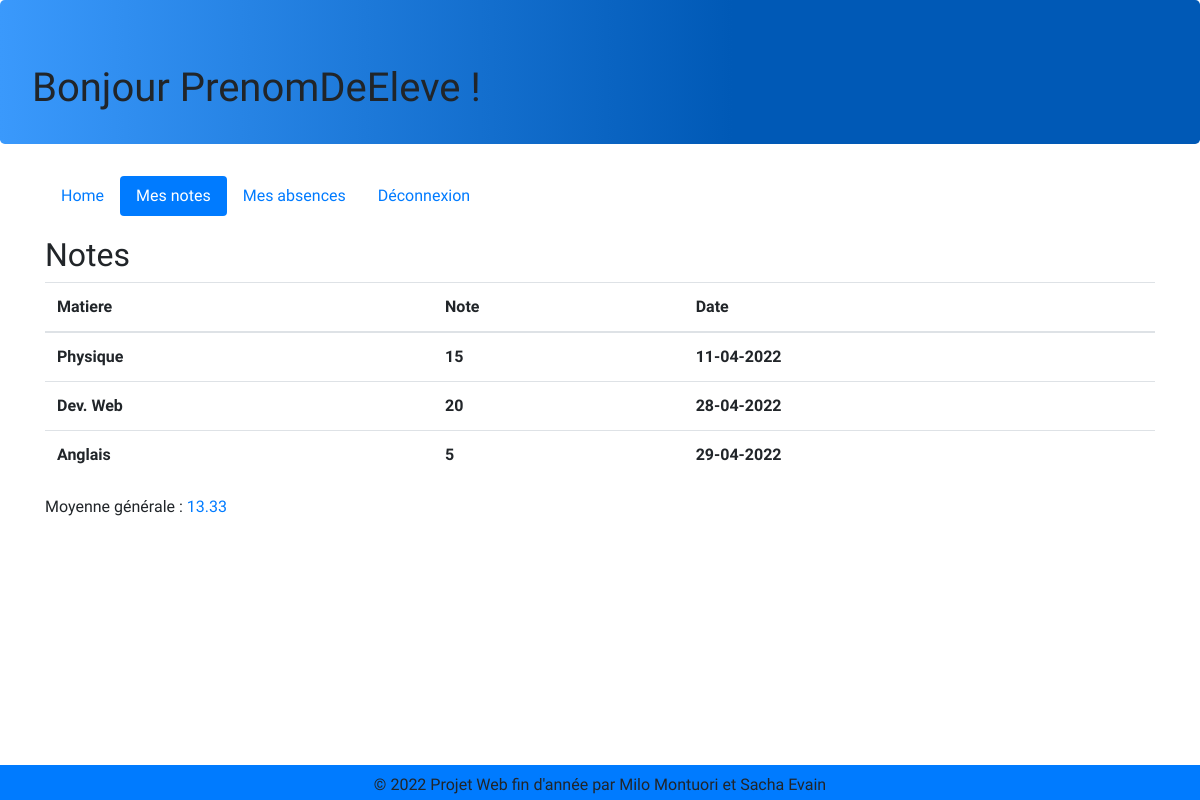
Screenshot of /notes.php (signed in) with the database file from the repository.
### tables this page shows
CREATE TABLE `notes` (
  `idNote` int(11) NOT NULL,
  `idEleve` int(11) NOT NULL,
  `idMatiere` int(11) NOT NULL,
  `note` int(11) NOT NULL,
  `noteDate` date DEFAULT NULL
);

CREATE TABLE `matiere` (
  `matiereID` int(11) NOT NULL,
  `nomMatiere` varchar(64) NOT NULL
);

### notes.php (the view)
<!DOCTYPE html>
<html>
<head>
	<?php include("includes/head.php");?>
</head>
<body>
<?php include("includes/top.php");?>
<?php include("includes/navigation.php");?>
<div class="container" id="main-content">
	<h2>Notes</h2>
	<?php
		require("./backend/connectDB.php");
		$request = "SELECT * FROM notes INNER JOIN matiere ON  matiere.matiereID = notes.idMatiere WHERE idEleve = '".$_SESSION['id']."' ";
		$resultat =mysqli_query($connexion,$request);
		if(mysqli_num_rows($resultat) > 0)
		{ ?>
			<table class="table table-hover">
			<thead>
				<tr>
					<th scope="col">Matiere</th>
					<th scope="col">Note</th>
					<th scope="col">Date</th>
				</tr>
			</thead>
			<?php
				$moy = 0;
				while($row = mysqli_fetch_array($resultat)){
					$moy += $row["note"];
			?>
					<tr>
						<th><?php echo $row["nomMatiere"];?></th>
						<th><?php echo $row["note"]; ?></th>
						<th><?php echo date('d-m-Y', strtotime($row["noteDate"])) ; ?></th>
					</tr>
			<?php
				}
			?>
			</table>
		<?php
		echo "<p>Moyenne générale :  <a style='color: #007bff;' >".round(($moy/mysqli_num_rows($resultat)),2)."</a></p>";
		}
		else{
			echo "<p> Vous n'avez pas de notes. </p>";
		}
		?>
</div>
<?php include("includes/footer.php");?>
</body>
</html>

### static/style.css (style rules this page uses)
body { font-family: 'Josefin Sans', sans-serif; }
#main-content { margin-top:20px; }

### rows the page displays
notes: idMatiere.nomMatiere "Physique", note "15", noteDate "11-04-2022"
notes: idMatiere.nomMatiere "Dev. Web", note "20", noteDate "28-04-2022"
notes: idMatiere.nomMatiere "Anglais", note "5", noteDate "29-04-2022"

### other values shown
$name "PrenomDeEleve"
$moy/mysqli_num_rows($resultat) "13.33"
